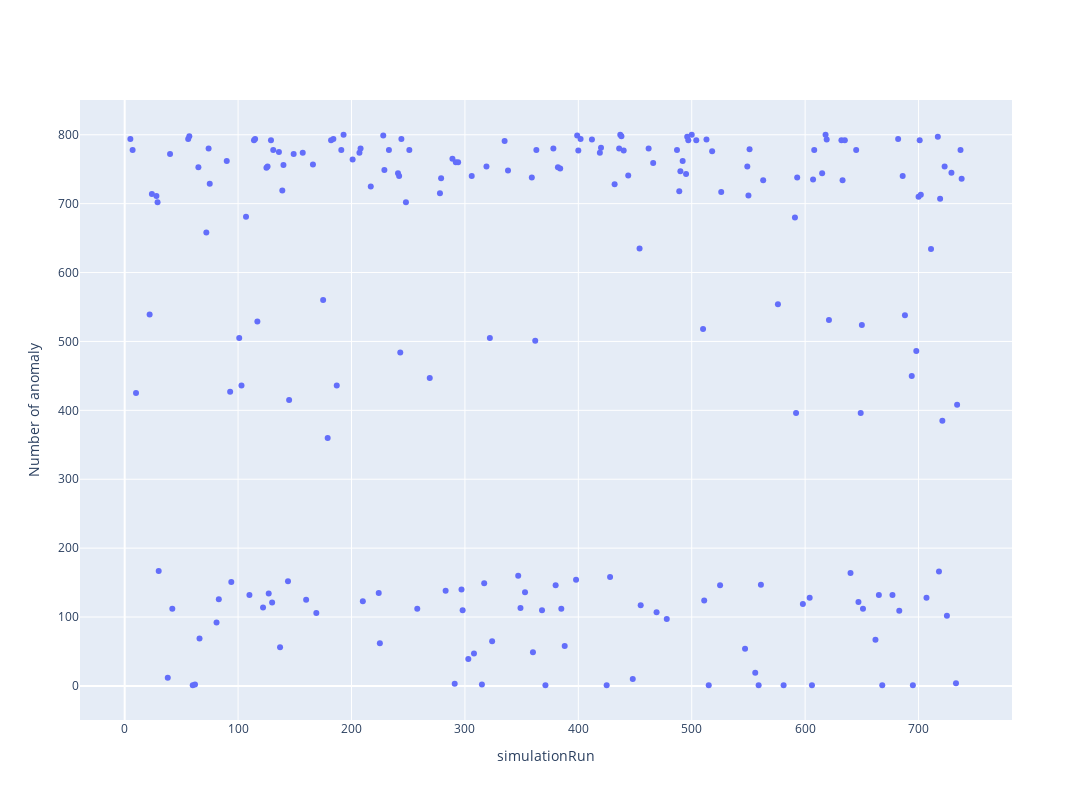

The notebook cell saved with this chart:
### Code cell
import plotly.graph_objects as go

fig = go.Figure()
plot_data = desc_pred.query("faultNumber==1").groupby("simulationRun").count()

fig.add_trace(go.Scatter(x=plot_data.index, y=plot_data["faultNumber"], mode='markers'))

fig.update_layout(width = 1400, height = 800, xaxis_title='simulationRun', yaxis_title='Number of anomaly')

### Figure 1 — Plotly figure (JSON) as saved in the notebook; plotly's stock layout.template omitted (floating-point values rounded to 4 significant figures; data arrays with more than 128 entries replaced by an {"elided": "..."} marker saying what was removed)
{"data": [{"mode": "markers", "type": "scatter", "x": {"elided": "205 int values"}, "y": {"elided": "205 int values"}}], "layout": {"height": 800, "width": 1400, "xaxis": {"title": {"text": "simulationRun"}}, "yaxis": {"title": {"text": "Number of anomaly"}}}}
